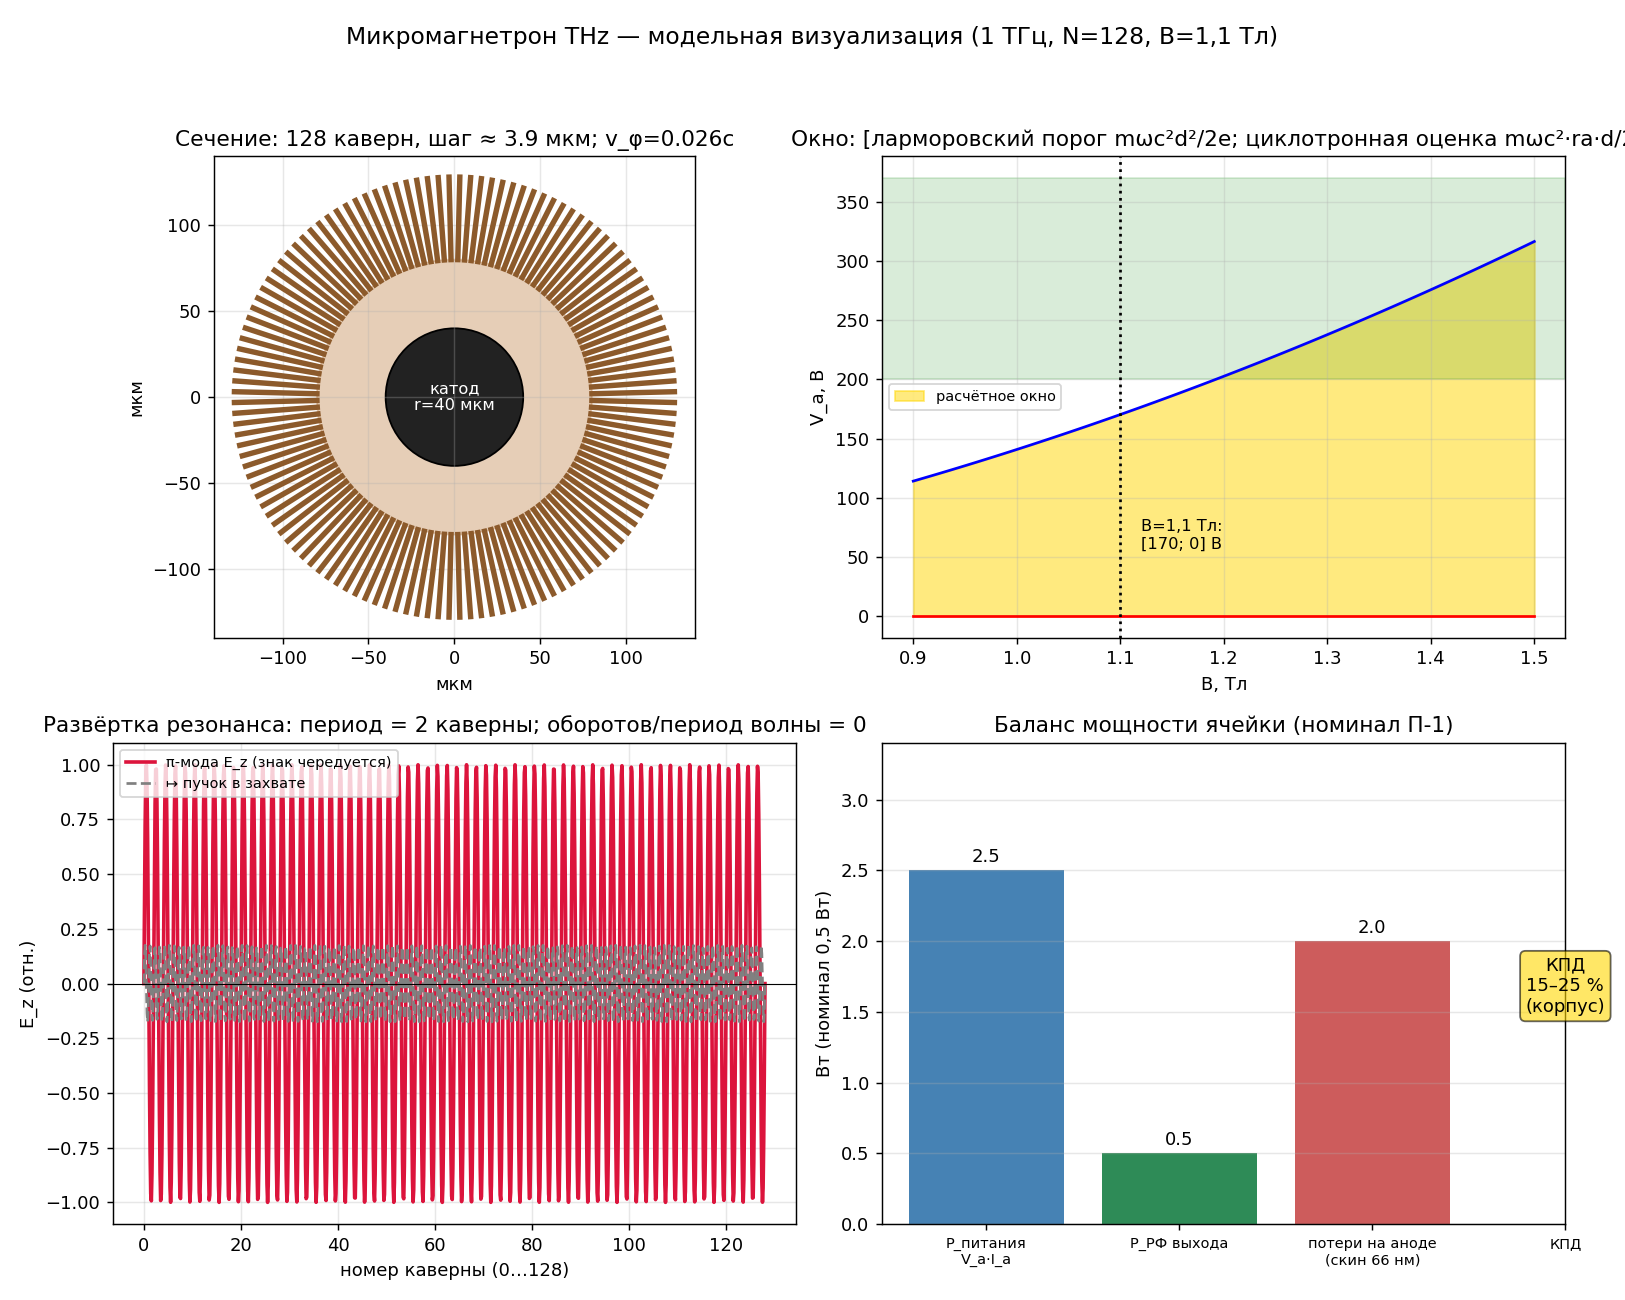

Reproduce this figure in Python.
#!/usr/bin/env python3
# -*- coding: utf-8 -*-
"""Визуализация модели микромагнетрона (масштабирование классического магнетрона).

Параметры — из корпуса Inbox/mikromagneton_concept_2026.md [в корпусе]:
  f = 300 ГГц (номинал П-2 ~1 ТГц), N = 128 каверн (π-мода, n = N/2),
  r_a = 80 мкм, r_k = 40 мкм, зазор d = 40 мкм, B = 1.0–1.5 Тл, V_a ~ 200–370 В.
Числа на панелях пересчитаны по формулам здесь [вычислено здесь].
Материал: автор проекта (czts-spec); расчёт выполнен в среде Qwen.
"""
import math
import matplotlib
matplotlib.use("Agg")
import matplotlib.pyplot as plt
import numpy as np

# --- константы и параметры корпуса ---
e = 1.602176634e-19; m = 9.1093837e-31; c = 2.99792458e8
f = 1.0e12; lam = c/f   # номинал корпуса: рабочая точка на 1 ТГц (таблица "Рабочая точка на 1 ТГц")
N = 128; n = N//2
ra, rk = 80e-6, 40e-6; d = ra - rk
B = 1.1
wc = e*B/m; fc = wc/(2*math.pi)
vphi = 2*math.pi*f*ra/n                    # фазовая скорость π-моды на аноде
V_Hull = m*wc**2*ra*d/(2*e)                # верхняя граница (циклотронная оценка): V = e*B^2*ra*d/(2m)
V_HB   = m*(wc*d)**2/(2*e)                 # нижняя граница: ларморовский критерий r_L(V) <= d

fig, ax = plt.subplots(2, 2, figsize=(12.5, 10))
fig.suptitle("Микромагнетрон THz — модельная визуализация (1 ТГц, N=128, B=1,1 Тл)", fontsize=13)

# --- Панель 1: сечение анодного блока ---
a = ax[0,0]; th = np.linspace(0, 2*np.pi, N+1)
a.add_patch(plt.Circle((0,0), ra*1e6, color="#b87333", alpha=.35))
a.add_patch(plt.Circle((0,0), rk*1e6, facecolor="#222", edgecolor="k"))
for t in th[:-1] + (th[1]-th[0])/2:        # каверны между лопатками
    x1,y1 = ra*1e6*math.cos(t), ra*1e6*math.sin(t)
    a.plot([x1, x1*1.6], [y1, y1*1.6], lw=3, color="#8c5a2b")
a.text(0,0,"катод\nr=40 мкм", ha="center", va="center", color="w", fontsize=9)
a.set_title(f"Сечение: 128 каверн, шаг ≈ {2*np.pi*ra*1e6/N:.1f} мкм; v_φ={vphi/c:.3f}c")
a.set_xlim(-140,140); a.set_ylim(-140,140); a.set_aspect("equal"); a.grid(alpha=.3)
a.set_xlabel("мкм"); a.set_ylabel("мкм")

# --- Панель 2: окно Хартри–Халла vs B ---
a = ax[0,1]
Bs = np.linspace(0.9, 1.5, 70); wcs = e*Bs/m
Vh = m*wcs*lam/(4*e); Vhb = m*(wcs*d)**2/(2*e)
a.fill_between(Bs, Vhb, Vh, color="gold", alpha=.5, label="расчётное окно")
# линия корпуса 200–370 В показана зелёной полосой
a.plot(Bs, Vh, "r-"); a.plot(Bs, Vhb, "b-")
a.axvline(B, ls=":", color="k"); a.axhspan(200, 370, color="green", alpha=.15)
a.text(1.12, (Vh.max()+Vhb.min())/2, f"B=1,1 Тл:\n[{Vhb[np.argmin(abs(Bs-B))]:.0f}; {Vh[np.argmin(abs(Bs-B))]:.0f}] В", fontsize=9)
a.set_xlabel("B, Тл"); a.set_ylabel("V_a, В")
a.set_title("Окно: [ларморовский порог mωc²d²/2e; циклотронная оценка mωc²·ra·d/2e]"); a.legend(fontsize=8); a.grid(alpha=.3)

# --- Панель 3: развёртка π-моды вдоль кольца ---
a = ax[1,0]
x = np.linspace(0, N, 1000)
a.plot(x, np.sin(np.pi*x), lw=2, color="crimson", label="π-мода E_z (знак чередуется)")
a.plot(x, 0.35*np.sin(np.pi*x+np.pi/2)*np.sin(np.pi*x), "--", color="gray", label="↦ пучок в захвате")
a.axhline(0, color="k", lw=.6)
a.set_xlabel("номер каверны (0…128)"); a.set_ylabel("E_z (отн.)")
a.set_title("Развёртка резонанса: период = 2 каверны; оборотов/период волны = "
            f"{fc/f:.0f}")
a.legend(fontsize=8); a.grid(alpha=.3)

# --- Панель 4: энергобаланс ячейки [в корпусе] ---
a = ax[1,1]
labels = ["P_питания\nV_a·I_a", "P_РФ выхода", "потери на аноде\n(скин 66 нм)", "КПД"]
# номинал корпуса: P_выхода 0,4–0,6 Вт при КПД 15–25 % => P_пит ~ 2,4–4 Вт; берём 0,5 Вт / 20 %
Pout, eta = 0.5, 0.20
Pin = Pout/eta; Ploss = Pin - Pout
vals = [Pin, Pout, Ploss]
bars = a.bar(range(3), vals, color=["steelblue","seagreen","indianred"])
a.set_xticks(range(4)); a.set_xticklabels(labels, fontsize=8)
a.set_ylabel("Вт (номинал 0,5 Вт)"); a.set_ylim(0,3.4)
for i,v in enumerate(vals): a.text(i, v+.06, f"{v:.1f}", ha="center")
a.text(3, 1.5, "КПД\n15–25 %\n(корпус)", ha="center", fontsize=10,
       bbox=dict(boxstyle="round", fc="gold", alpha=.6))
a.set_title("Баланс мощности ячейки (номинал П-1)"); a.grid(axis="y", alpha=.3)

fig.tight_layout(rect=[0,0,1,0.95])
out = "OUTPUT/mikromagneton_model_viz.png"
fig.savefig(out, dpi=130)
print("saved:", out)
print(f"v_phi={vphi/c:.4f}c | окно при B=1.1: [{V_HB:.0f}; {V_Hull:.0f}] В | f_c/f={fc/f:.1f}")
